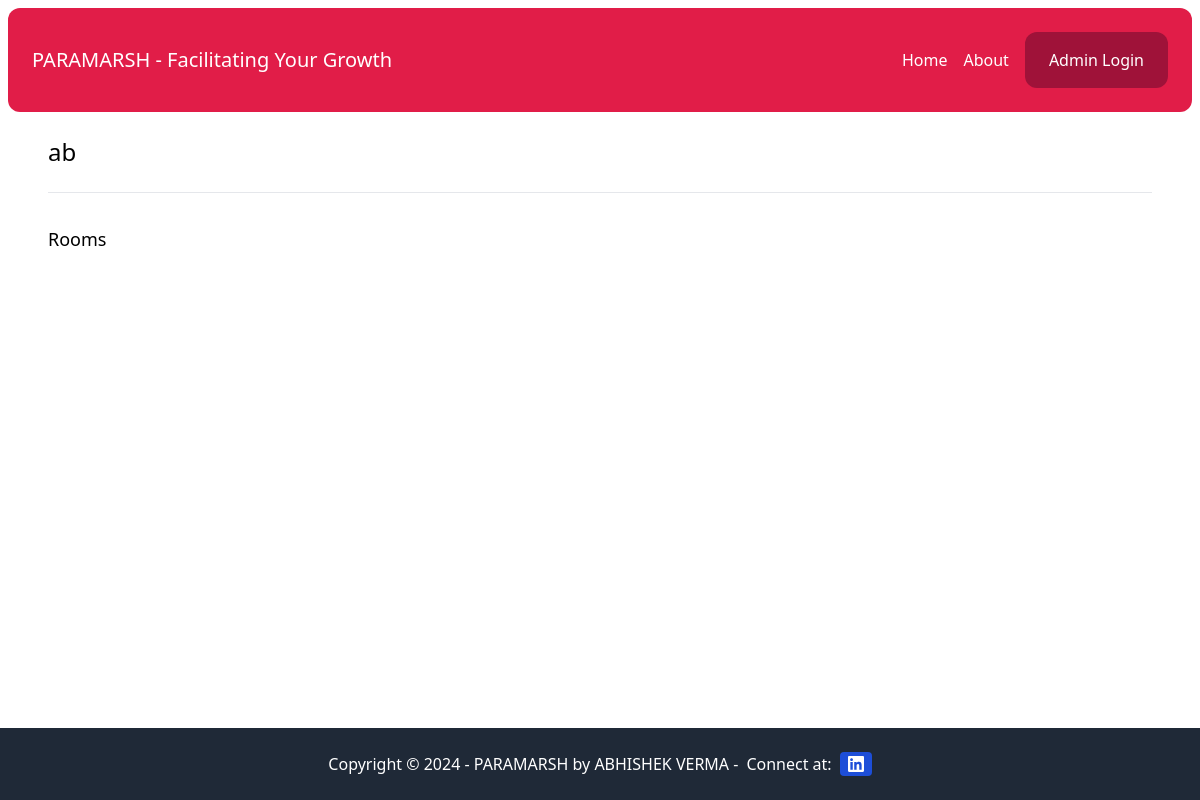
Before: /chat-admin/users/b2f6ce52-0de4-406a-968a-b3bb3ac502b1/ (signed in) with the older database file.
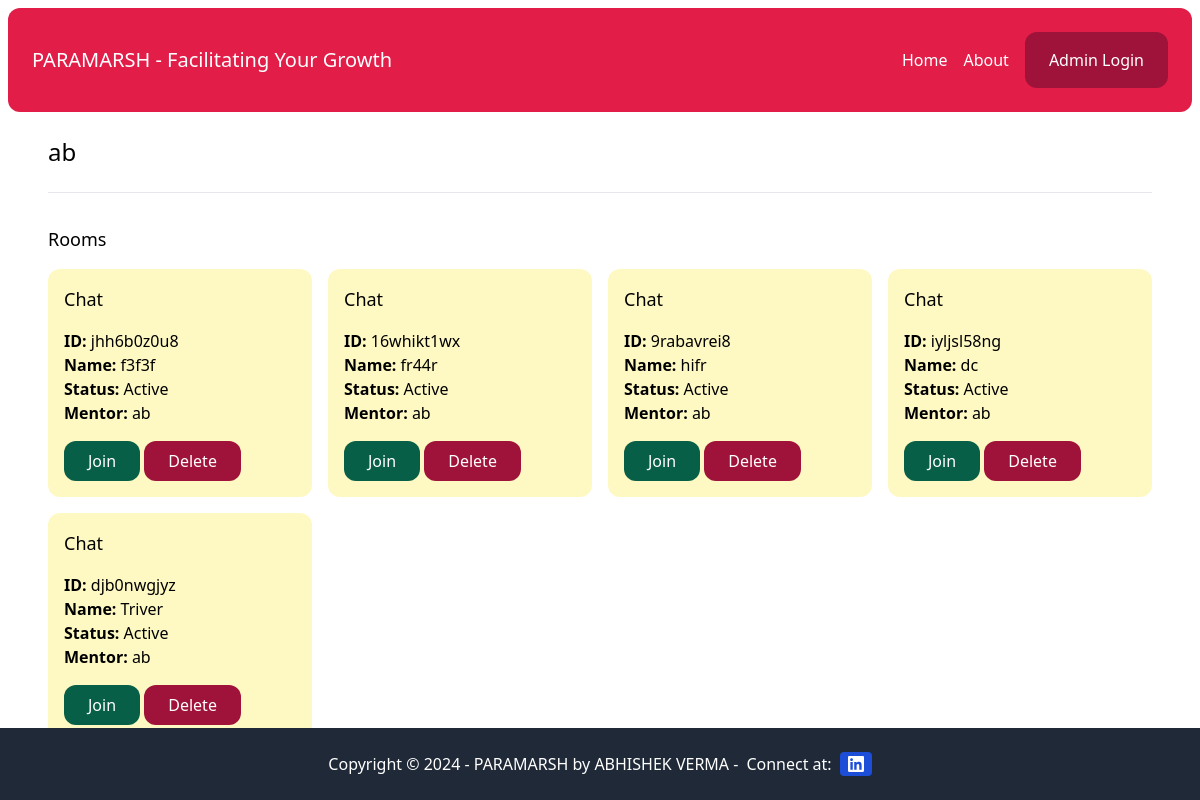
After: the same page with the newer database file.
### chat/models.py (models this page shows, shortened)
class Room(models.Model):
    WAITING = 'waiting'
    ACTIVE = 'active'
    CLOSED = 'closed'
    CHOICES_STATUS=(
        (WAITING, 'Waiting'),
        (ACTIVE, 'Active'),
        (CLOSED, 'Closed'),
    )
    uuid = models.CharField(max_length=255)
    student  =  models.CharField(max_length = 255)
    mentor = models.ForeignKey(User, related_name='rooms' , blank=True , null=True , on_delete=models.SET_NULL)
    messages = models.ManyToManyField(Message,blank=True)
    url =  models.CharField(max_length = 255,blank=True,null=True)
    status = models.CharField(max_length=20, choices=CHOICES_STATUS, default=WAITING)
    created_at = models.DateTimeField(auto_now_add=True)
    class Meta:
        ordering = ('-created_at',)  # here - bz we want the  newest message at the left most

### account/models.py (models this page shows)
class User(AbstractBaseUser, PermissionsMixin):
    MENTOR = 'mentor'
    MANAGER = 'manager'
    ROLES_CHOICES = (
        (MENTOR, 'Mentor'),
        (MANAGER, 'Manager'),
    )
    id = models.UUIDField(primary_key=True, default=uuid.uuid4, editable=False)
    email = models.EmailField(unique=True)
    name = models.CharField(max_length=255, blank=True, default='')
    role = models.CharField(max_length=20, choices=ROLES_CHOICES, default=MENTOR)
    is_active = models.BooleanField(default=True)
    is_superuser = models.BooleanField(default=False)
    is_staff = models.BooleanField(default=False)
    date_joined = models.DateTimeField(default=timezone.now)
    last_login = models.DateTimeField(blank=True, null=True)
    objects = CustomUserManager()
    USERNAME_FIELD = 'email'
    EMAIL_FIELD = 'email'
    REQUIRED_FIELDS = ['name']

### chat/views.py (the view)
# urls.py: path('chat-admin/users/<uuid:uuid>/', views.user_detail, name='user_detail'),
@login_required
def user_detail(request, uuid):
    user = User.objects.get(pk=uuid)
    rooms = user.rooms.all()
    return render(request, 'chat/user_detail.html', {
        'user': user,
        'rooms': rooms
    })

### chat/templates/chat/user_detail.html
{% extends 'core/base.html' %}
{% block content %}
    <h1 class="mb-6 text-2xl">{{ user.name }}</h1>
    <hr class="my-6">
    <div class="mt-8">
        <h2 class="mb-4 text-lg">Rooms</h2>
        {% include 'chat/partials/room_list.html' %}
    </div>
{% endblock %}

### chat/templates/chat/partials/room_list.html
<div class="grid grid-cols-4 gap-4">
    {% for room in rooms %}
        <div class="p-4 rounded-xl {% if room.status == 'waiting' %}bg-emerald-100{% elif room.status == 'active' %}bg-yellow-100{% else %}bg-gray-100{% endif %}">
            <h3 class="mb-4 text-lg">Chat</h3>
            <p>
                <b>ID: </b>{{ room.uuid }}<br>
                <b>Name: </b>{{ room.student }}<br>
                <b>Status: </b>{{ room.get_status_display }}<br>
                <b>Mentor: </b>{% firstof room.mentor.name 'None yet...' %}
            </p>
            <a href="{% url 'chat:room' room.uuid %}" class="mt-4 inline-block py-2 px-6 bg-emerald-800 text-white rounded-xl">Join</a>
            <a href="{% url 'chat:delete_room' room.uuid %}" class="mt-4 inline-block py-2 px-6 bg-rose-800 text-white rounded-xl">Delete</a>
        </div>
    {% endfor %}
</div>

Changed rows visible on the page:
added Room: uuid "jhh6b0z0u8", student "f3f3f", status "Active", mentor.name "ab"
added Room: uuid "16whikt1wx", student "fr44r", status "Active", mentor.name "ab"
added Room: uuid "9rabavrei8", student "hifr", status "Active", mentor.name "ab"
now on this page (row edited): Room: uuid "iyljsl58ng", student "dc", status "Active", mentor.name "ab"
now on this page (row edited): Room: uuid "djb0nwgjyz", student "Triver", status "Active", mentor.name "ab"
